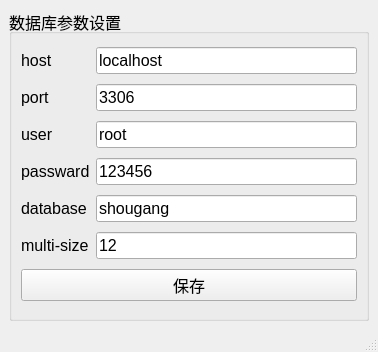
<?xml version="1.0" encoding="UTF-8"?>
<ui version="4.0">
 <class>MainWindow</class>
 <widget class="QMainWindow" name="MainWindow">
  <property name="geometry">
   <rect>
    <x>0</x>
    <y>0</y>
    <width>378</width>
    <height>352</height>
   </rect>
  </property>
  <property name="minimumSize">
   <size>
    <width>378</width>
    <height>352</height>
   </size>
  </property>
  <property name="maximumSize">
   <size>
    <width>378</width>
    <height>352</height>
   </size>
  </property>
  <property name="windowTitle">
   <string>Database Set</string>
  </property>
  <widget class="QWidget" name="centralwidget">
   <layout class="QGridLayout" name="gridLayout_2">
    <item row="0" column="0">
     <widget class="QGroupBox" name="groupBox">
      <property name="minimumSize">
       <size>
        <width>214</width>
        <height>0</height>
       </size>
      </property>
      <property name="maximumSize">
       <size>
        <width>16777215</width>
        <height>16777215</height>
       </size>
      </property>
      <property name="font">
       <font>
        <pointsize>12</pointsize>
       </font>
      </property>
      <property name="title">
       <string>数据库参数设置</string>
      </property>
      <layout class="QGridLayout" name="gridLayout">
       <item row="3" column="0">
        <widget class="QLabel" name="label_24">
         <property name="font">
          <font>
           <pointsize>12</pointsize>
          </font>
         </property>
         <property name="text">
          <string>passward</string>
         </property>
        </widget>
       </item>
       <item row="2" column="1">
        <widget class="QLineEdit" name="lineEdit_3">
         <property name="font">
          <font>
           <pointsize>12</pointsize>
          </font>
         </property>
         <property name="text">
          <string>root</string>
         </property>
        </widget>
       </item>
       <item row="0" column="0">
        <widget class="QLabel" name="label_26">
         <property name="font">
          <font>
           <pointsize>12</pointsize>
          </font>
         </property>
         <property name="text">
          <string>host</string>
         </property>
        </widget>
       </item>
       <item row="1" column="1">
        <widget class="QLineEdit" name="lineEdit_2">
         <property name="font">
          <font>
           <pointsize>12</pointsize>
          </font>
         </property>
         <property name="text">
          <string>3306</string>
         </property>
        </widget>
       </item>
       <item row="1" column="0">
        <widget class="QLabel" name="label_23">
         <property name="font">
          <font>
           <pointsize>12</pointsize>
          </font>
         </property>
         <property name="text">
          <string>port</string>
         </property>
        </widget>
       </item>
       <item row="2" column="0">
        <widget class="QLabel" name="label_22">
         <property name="font">
          <font>
           <pointsize>12</pointsize>
          </font>
         </property>
         <property name="text">
          <string>user</string>
         </property>
        </widget>
       </item>
       <item row="3" column="1">
        <widget class="QLineEdit" name="lineEdit_4">
         <property name="font">
          <font>
           <pointsize>12</pointsize>
          </font>
         </property>
         <property name="text">
          <string>123456</string>
         </property>
        </widget>
       </item>
       <item row="4" column="1">
        <widget class="QLineEdit" name="lineEdit_5">
         <property name="font">
          <font>
           <pointsize>12</pointsize>
          </font>
         </property>
         <property name="text">
          <string>shougang</string>
         </property>
        </widget>
       </item>
       <item row="7" column="0" colspan="2">
        <widget class="QPushButton" name="pushButton">
         <property name="text">
          <string>保存</string>
         </property>
        </widget>
       </item>
       <item row="5" column="0">
        <widget class="QLabel" name="label">
         <property name="text">
          <string>multi-size</string>
         </property>
        </widget>
       </item>
       <item row="0" column="1">
        <widget class="QLineEdit" name="lineEdit">
         <property name="font">
          <font>
           <pointsize>12</pointsize>
          </font>
         </property>
         <property name="text">
          <string>localhost</string>
         </property>
        </widget>
       </item>
       <item row="4" column="0">
        <widget class="QLabel" name="label_25">
         <property name="font">
          <font>
           <pointsize>12</pointsize>
          </font>
         </property>
         <property name="text">
          <string>database</string>
         </property>
        </widget>
       </item>
       <item row="5" column="1">
        <widget class="QLineEdit" name="lineEdit_6">
         <property name="text">
          <string>12</string>
         </property>
        </widget>
       </item>
      </layout>
     </widget>
    </item>
   </layout>
  </widget>
  <widget class="QMenuBar" name="menubar">
   <property name="geometry">
    <rect>
     <x>0</x>
     <y>0</y>
     <width>378</width>
     <height>26</height>
    </rect>
   </property>
  </widget>
  <widget class="QStatusBar" name="statusbar"/>
 </widget>
 <resources/>
 <connections/>
</ui>
